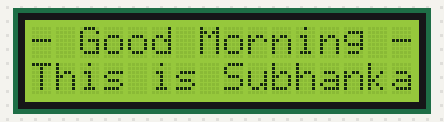
Recording of a sketch running on a simulated Arduino Uno, built with avr-gcc and run on an emulated ATmega328P. Parts: 16×2 character LCD.

Above: at 0.1 s.

The sketch:

LCD_2.ino
```cpp
/* My Own LCD 2x16 */
#include <LiquidCrystal.h>
LiquidCrystal lcd(7, 6, 8, 9, 10, 11);

void setup() {
  lcd.begin(16, 2);
  lcd.print("- Good Morning -");
  lcd.setCursor(0,1);
  lcd.print("This is Subhankar Karmakar");
  delay(2);
}

void loop() {
  for (int positionCounter = 0; positionCounter < 20; positionCounter++) {
    lcd.scrollDisplayLeft();
    delay(2);
  }

for (int positionCounter = 0; positionCounter < 20; positionCounter++) {

    lcd.scrollDisplayLeft();

    delay(2);
  }


  delay(100);

}
```
